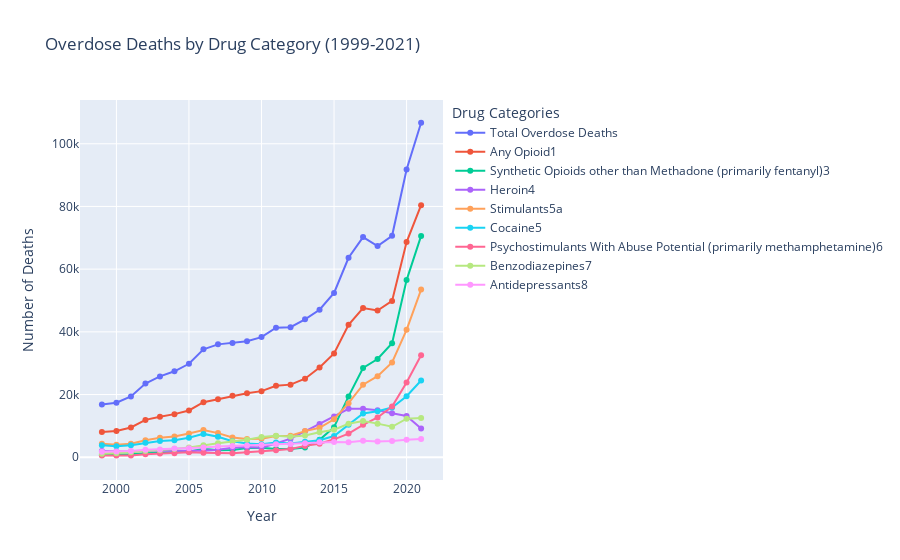

Notebook source saved alongside this figure:
### Code cell
# Create a list of drug categories
drug_categories = [
    "Total Overdose Deaths",
    "Any Opioid1",
    "Synthetic Opioids other than Methadone (primarily fentanyl)3",
    "Heroin4",
    "Stimulants5a",
    "Cocaine5",
    "Psychostimulants With Abuse Potential (primarily methamphetamine)6",
    "Benzodiazepines7",
    "Antidepressants8"
]

fig = go.Figure()

for category in drug_categories:
    fig.add_trace(go.Scatter(
        x=df_od_death.index,  # Assuming the index contains years
        y=df_od_death[category],
        mode='lines+markers',
        name=category
    ))

fig.update_layout(
    title="Overdose Deaths by Drug Category (1999-2021)",
    xaxis_title="Year",
    yaxis_title="Number of Deaths",
    legend=dict(title="Drug Categories")
)

fig.show()

### Figure 1 — Plotly figure (JSON) as saved in the notebook; plotly's stock layout.template omitted (floating-point values rounded to 4 significant figures)
{"data": [{"mode": "lines+markers", "name": "Total Overdose Deaths", "type": "scatter", "x": [1999, 2000, 2001, 2002, 2003, 2004, 2005, 2006, 2007, 2008, 2009, 2010, 2011, 2012, 2013, 2014, 2015, 2016, 2017, 2018, 2019, 2020, 2021, "2015-2021 Fold Change"], "y": [16849, 17415, 19394, 23518, 25785, 27424, 29813, 34425, 36010, 36450, 37004, 38329, 41340, 41502, 43982, 47055, 52404, 63632, 70237, 67367, 70630, 91799, 106699, 2.036]}, {"mode": "lines+markers", "name": "Any Opioid1", "type": "scatter", "x": [1999, 2000, 2001, 2002, 2003, 2004, 2005, 2006, 2007, 2008, 2009, 2010, 2011, 2012, 2013, 2014, 2015, 2016, 2017, 2018, 2019, 2020, 2021, "2015-2021 Fold Change"], "y": [8050, 8407, 9496, 11920, 12940, 13756, 14918, 17545, 18516, 19582, 20422, 21089, 22784, 23166, 25052, 28647, 33091, 42249, 47600, 46802, 49860, 68630, 80411, 2.43]}, {"mode": "lines+markers", "name": "Synthetic Opioids other than Methadone (primarily fentanyl)3", "type": "scatter", "x": [1999, 2000, 2001, 2002, 2003, 2004, 2005, 2006, 2007, 2008, 2009, 2010, 2011, 2012, 2013, 2014, 2015, 2016, 2017, 2018, 2019, 2020, 2021, "2015-2021 Fold Change"], "y": [730, 782, 957, 1295, 1400, 1664, 1742, 2707, 2213, 2306, 2946, 3007, 2666, 2628, 3105, 5544, 9580, 19413, 28466, 31335, 36359, 56516, 70601, 7.37]}, {"mode": "lines+markers", "name": "Heroin4", "type": "scatter", "x": [1999, 2000, 2001, 2002, 2003, 2004, 2005, 2006, 2007, 2008, 2009, 2010, 2011, 2012, 2013, 2014, 2015, 2016, 2017, 2018, 2019, 2020, 2021, "2015-2021 Fold Change"], "y": [1960, 1842, 1779, 2089, 2080, 1878, 2009, 2088, 2399, 3041, 3278, 3036, 4397, 5925, 8257, 10574, 12989, 15469, 15482, 14996, 14019, 13165, 9173, 0.7062]}, {"mode": "lines+markers", "name": "Stimulants5a", "type": "scatter", "x": [1999, 2000, 2001, 2002, 2003, 2004, 2005, 2006, 2007, 2008, 2009, 2010, 2011, 2012, 2013, 2014, 2015, 2016, 2017, 2018, 2019, 2020, 2021, "2015-2021 Fold Change"], "y": [4271, 4017, 4308, 5423, 6215, 6591, 7606, 8668, 7697, 6320, 5824, 5914, 6765, 6879, 8338, 9395, 12122, 17258, 23139, 25877, 30231, 40643, 53495, 4.413]}, {"mode": "lines+markers", "name": "Cocaine5", "type": "scatter", "x": [1999, 2000, 2001, 2002, 2003, 2004, 2005, 2006, 2007, 2008, 2009, 2010, 2011, 2012, 2013, 2014, 2015, 2016, 2017, 2018, 2019, 2020, 2021, "2015-2021 Fold Change"], "y": [3822, 3544, 3833, 4599, 5199, 5443, 6208, 7448, 6512, 5129, 4350, 4183, 4681, 4404, 4944, 5415, 6784, 10375, 13942, 14666, 15883, 19447, 24486, 3.609]}, {"mode": "lines+markers", "name": "Psychostimulants With Abuse Potential (primarily methamphetamine)6", "type": "scatter", "x": [1999, 2000, 2001, 2002, 2003, 2004, 2005, 2006, 2007, 2008, 2009, 2010, 2011, 2012, 2013, 2014, 2015, 2016, 2017, 2018, 2019, 2020, 2021, "2015-2021 Fold Change"], "y": [547, 578, 563, 941, 1179, 1305, 1608, 1462, 1378, 1302, 1632, 1854, 2266, 2635, 3627, 4298, 5716, 7542, 10333, 12676, 16167, 23837, 32537, 5.692]}, {"mode": "lines+markers", "name": "Benzodiazepines7", "type": "scatter", "x": [1999, 2000, 2001, 2002, 2003, 2004, 2005, 2006, 2007, 2008, 2009, 2010, 2011, 2012, 2013, 2014, 2015, 2016, 2017, 2018, 2019, 2020, 2021, "2015-2021 Fold Change"], "y": [1135, 1298, 1594, 2022, 2248, 2627, 3084, 3835, 4500, 5010, 5567, 6497, 6872, 6524, 6973, 7945, 8791, 10684, 11537, 10724, 9711, 12290, 12499, 1.422]}, {"mode": "lines+markers", "name": "Antidepressants8", "type": "scatter", "x": [1999, 2000, 2001, 2002, 2003, 2004, 2005, 2006, 2007, 2008, 2009, 2010, 2011, 2012, 2013, 2014, 2015, 2016, 2017, 2018, 2019, 2020, 2021, "2015-2021 Fold Change"], "y": [1749, 1798, 2017, 2370, 2512, 2758, 2861, 3133, 3425, 3610, 3768, 3889, 4113, 4259, 4458, 4768, 4894, 4812, 5269, 5064, 5175, 5597, 5859, 1.197]}], "layout": {"legend": {"title": {"text": "Drug Categories"}}, "title": {"text": "Overdose Deaths by Drug Category (1999-2021)"}, "xaxis": {"title": {"text": "Year"}}, "yaxis": {"title": {"text": "Number of Deaths"}}}}
